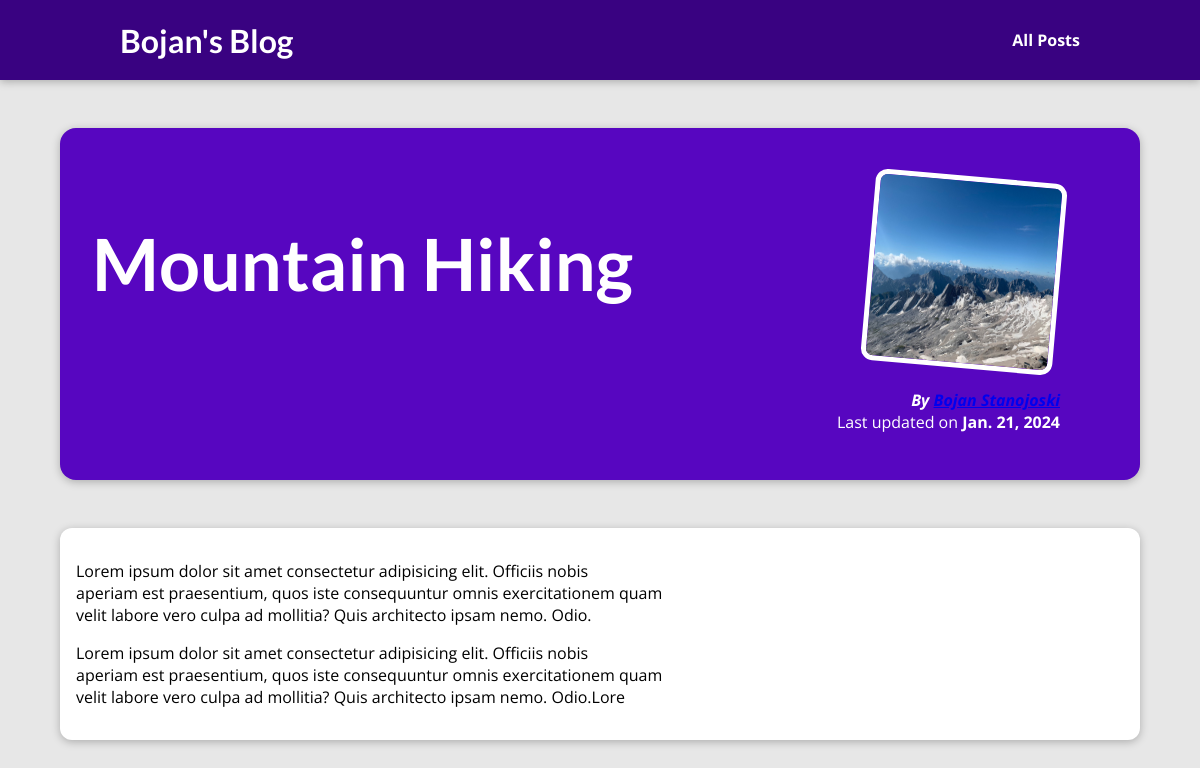
The page /posts/hike-in-the-mountains on the database its author committed.
### blog/models.py (models this page shows)
class Post(models.Model):
    title = models.CharField(max_length=100)
    excerpt = models.CharField(max_length=200)
    image_name = models.CharField(max_length=100)
    date = models.DateField(auto_now=True)
    slug = models.SlugField(unique=True, db_index=True)
    content = models.TextField(max_length=500)
    author = models.ForeignKey(Author, null=True, on_delete=models.SET_NULL, related_name="posts")
    tags = models.ManyToManyField(Tag)

class Author(models.Model):
    first_name = models.CharField(max_length=100)
    last_name = models.CharField(max_length=100)
    email_address = models.EmailField()
    def __str__(self):
        return f"{self.first_name} {self.last_name}"

### blog/views.py (the view)
# urls.py: path("posts/<slug:slug>", views.post_detail, name='post-detail-page')
def post_detail(request, slug):
    post = Post.objects.get(slug=slug)
    return render(request, 'blog/post-detail.html', {'post': post})

### blog/templates/blog/post-detail.html (shortened to what this page needs)
{% extends 'base.html' %}
{% load static %}
{% block css_files %}
<link rel="stylesheet" href="{% static 'blog/post-detail.css' %}">
{% endblock %}
{% block content %}
<section id="summary">
    <h2>{{ post.title }}</h2>
    <article>
        <img src="{% static 'blog/'|add:post.image_name %}" alt="Post Title">
        <address>By <a href="mailto:{{ post.author.email_address }}">{{ post.author }}</a></address>
        <div>
            Last updated on
            <time> {{ post.date }}</time>
        </div>
    </article>
</section>
<main>
{{ post.content|linebreaks }}
</main>
{% endblock  %}

### templates/base.html (shortened to what this page needs)
{% load static %}
<!DOCTYPE html>
<html lang="en">
<head>
    <link rel="stylesheet" href="{% static 'app.css' %}">
    {% block css_files %}{% endblock %}
</head>
<body>
<header id="main-navigation">
    <h1><a href="{% url 'starting-page' %}">Bojan's Blog </a></h1>
    <nav>
        <a href="{% url 'posts-page' %}">All Posts</a>
    </nav>
</header>
{% block content %}{% endblock %}
</body>
</html>

### static/app.css (style rules this page uses)
* { box-sizing: border-box; }
html { font-family: 'Open Sans', 'Lato', sans-serif; }
body { margin: 0; }
h1, h2, h3 { font-family: 'Lato', sans-serif; font-weight: bold; }
#main-navigation { width: 100%; height: 5rem; display: flex; justify-content: space-between; align-items: center; padding: 0 10%; position: absolute; top: 0; left: 0; }
#main-navigation a { text-decoration: none; color: white; font-weight: bold; }

### blog/static/blog/post-detail.css (style rules this page uses)
body { background-color: #e7e7e7; }
#main-navigation { background-color: #390281; box-shadow: 0 2px 8px rgba(0, 0, 0, 0.25); }
#summary { margin: 8rem auto 3rem auto; padding: 2rem; width: 90%; max-width: 90rem; border-radius: 16px; background-color: #5706c0; position: relative; box-shadow: 0 2px 8px rgba(0, 0, 0, 0.25); height: 22rem; }
#summary h2 { color: white; font-size: 4.5rem; }
#summary article { position: absolute; top: 2rem; right: 3rem; padding: 1rem 2rem; border-radius: 12px; text-align: right; color: white; }
#summary article img { width: 12rem; height: 12rem; border-radius: 12px; transform: rotateZ(5deg); border: 5px solid white; margin-bottom: 1rem; }
#summary address { font-weight: bold; }
#summary time { font-weight: bold; }
main { width: 90%; max-width: 90rem; margin: 3rem auto; background-color: white; padding: 1rem; border-radius: 12px; box-shadow: 0 2px 8px rgba(0, 0, 0, 0.25); }

### rows shown on the page
Post: title "Mountain Hiking", image_name (picture), author "Bojan Stanojoski", date "Jan. 21, 2024", content "Lorem ipsum dolor sit amet consectetur adipisicing elit. Officiis nobis aperiam est praesentium, quos iste consequuntur omnis exercitationem quam velit labore vero culpa ad mollitia? Quis architecto ipsam nemo. Odio. Lorem ipsum dolor sit amet consectetur adipisicing elit. Officiis nobis aperiam est praesentium, quos iste consequuntur omnis exercitationem quam velit labore vero culpa ad mollitia? Quis architecto ipsam nemo. Odio.Lore"
